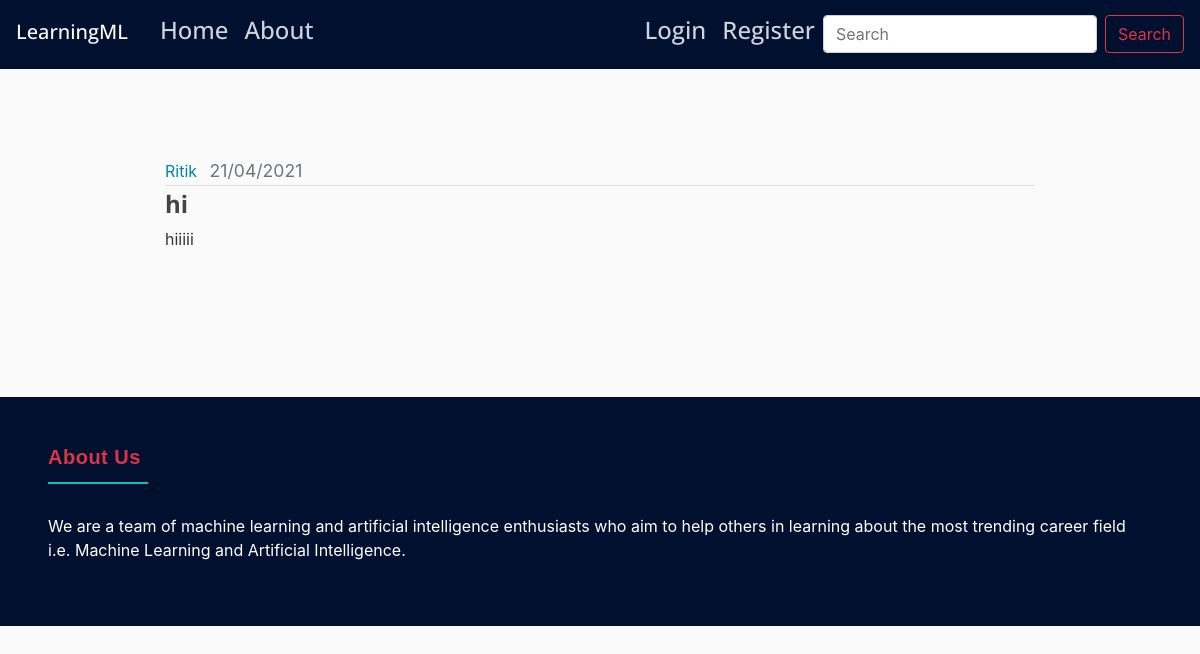
/post/1, run on the app's committed database.
### main/models.py (models this page shows, shortened)
class User(db.Model, UserMixin):
    id = Column(Integer, primary_key=True)
    username = Column(String(20), unique=True, nullable=False)
    email = Column(String(120), unique=True, nullable=False)
    image_file = Column(String(20), nullable=False, default='default.jpg')
    password = Column(String(60), nullable=False)
    posts = relationship('Post', backref='author', lazy=True)

class Post(db.Model):
    id = Column(Integer, primary_key=True)
    title = Column(String(100), nullable=False)
    date_posted = Column(DateTime, nullable=False, default=datetime.utcnow)
    content = Column(Text, nullable=False)
    user_id = Column(Integer, ForeignKey('user.id'), nullable=False)

### main/posts/routes.py (the view)
@posts.route("/post/<int:post_id>")
def post(post_id):
    post = Post.query.get_or_404(post_id)
    return render_template('post.html', title=post.title, post=post)

### main/Templates/post.html (shortened to what this page needs)
{% extends "layout.html" %}
{% block  content%}
<div style="margin-top:3rem; padding:100px">
    <article class="media content-section">
      <div class="media-body">
        <div class="article-metadata">
          <a class="mr-2" href="{{ url_for('users.user_posts', username=post.author.username) }}">{{ post.author.username }}</a>
          <small class="text-muted">{{ post.date_posted.strftime('%d/%m/%Y') }}</small>
        </div>
        <h2 class="article-title" >{{ post.title }}</h2>
        <p class="article-content">{{ post.content }}</p>
      </div>
    </article>
</div>
{% endblock content%}

### main/static/main.css (style rules this page uses)
:root { --blue: #007bff; --indigo: #6610f2; --purple: #6f42c1; --pink: #e83e8c; --red: #dc3545; --orange: #fd7e14; --yellow: #ffc107; --green: #28a745; --teal: #0085A1; --cyan: #17a2b8; --white: #fff; --gray: #6c757d; --gray-dark: #343a40; --primary: #0085A1; --secondary: #6c757d; --success: #28a745; --info: #17a2b8; --warning: #ffc107; --danger: #dc3545; --light: #f8f9fa; --dark: #343a40; --breakpoint-xs: 0; --breakpoint-sm: 576px; --breakpoint-md: 768px; --breakpoint-lg: 992px; --breakpoint-xl: 1200px; --font-family-sans-serif: -apple-system, BlinkMacSystemFont, "Segoe UI", Roboto, "Helvetica Neue", Arial, "Noto Sans", "Liberation Sans", sans-serif, "Apple Color Emoji", "Segoe UI Emoji", "Segoe UI Symbol", "Noto Color Emoji"; --font-family-monospace: SFMono-Regular, Menlo, Monaco, Consolas, "Liberation Mono", "Courier New", monospace; }
*, *::before, *::after { box-sizing: border-box; }
html { font-family: sans-serif; line-height: 1.15; -webkit-text-size-adjust: 100%; -webkit-tap-highlight-color: rgba(0, 0, 0, 0); }
article, aside, figcaption, figure, footer, header, hgroup, main, nav, section { display: block; }
h1, h2, h3, h4, h5, h6 { margin-top: 0; margin-bottom: 0.5rem; }
p { margin-top: 0; margin-bottom: 1rem; }
small { font-size: 110%; }
a { color: #0085A1; text-decoration: none; background-color: transparent; }
h1, h2, h3, h4, h5, h6, .h1, .h2, .h3, .h4, .h5, .h6 { margin-bottom: 0.5rem; font-family: "Open Sans", -apple-system, BlinkMacSystemFont, "Segoe UI", Roboto, "Helvetica Neue", Arial, sans-serif, "Apple Color Emoji", "Segoe UI Emoji", "Segoe UI Symbol", "Noto Color Emoji"; font-weight: 500; line-height: 1.2; }
h2, .h2 { font-size: 2rem; }
small, .small { font-size: 110%; font-weight: 400; }
body { background: #fafafa; color: #333333; }
h1, h2, h3, h4, h5, h6 { color: #444444; }
.content-section { background: #fffffh; padding: 10px 20px; border-radius: 3px; margin-bottom: 20px; }
.article-title { color: #444444; font-weight: 700; font-size: x-large; }
.article-content { white-space: pre-line; font-size: medium; }
.article-metadata { padding-bottom: 1px; margin-bottom: 4px; border-bottom: 1px solid #e3e3e3 }

### data on the page
User: author.username "Ritik"
Post: date_posted "21/04/2021", title "hi", content "hiiiii"
